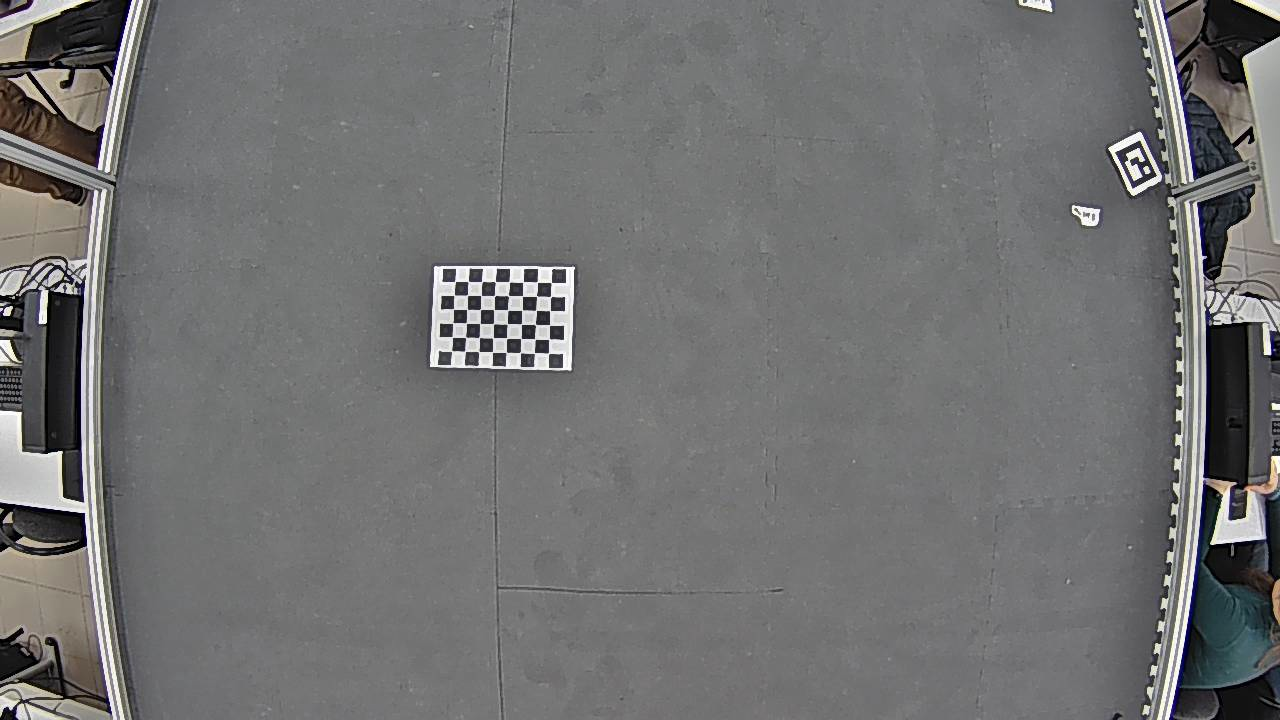
#> input picture img/calibration_1.jpg, 1280 x 720 px, given in place of mjpeg, which was not available
$ python img_saver.py
#> lines starting #> are read from the running program, lines starting #| are printed output that depends on the picture; after the words box and inside, x2 and y2 are one past the last pixel; in counts of white or black regions, pixels touching at a corner belong together
import cv2
from cv2 import aruco
import time
import numpy as np


dictionary = aruco.getPredefinedDictionary(aruco.DICT_4X4_50)
parameters = aruco.DetectorParameters()
detector = aruco.ArucoDetector(dictionary, parameters)
cap = cv2.VideoCapture("rtsp://root:pass@192.168.0.94/mjpeg")

cap.set(cv2.CAP_PROP_FRAME_WIDTH, 800)
cap.set(cv2.CAP_PROP_FRAME_HEIGHT, 448)
cap.set(cv2.CAP_PROP_FPS, 30)


t = time.time()
counter = 0
ret, frame = cap.read()
#> frame is the input picture: shape (720, 1280, 3); mean B, G, R 113.5, 113.4, 113.1
flag = False
try:
    while True:
        ret, frame = cap.read()
        if flag:
            cv2.imwrite(f"calibration_{counter}.jpg", frame)
            print("save")
            flag=False
        grayColor = cv2.cvtColor(frame, cv2.COLOR_BGR2GRAY)
        ret, thresh1 = cv2.threshold(grayColor, 127, 255, cv2.THRESH_BINARY)
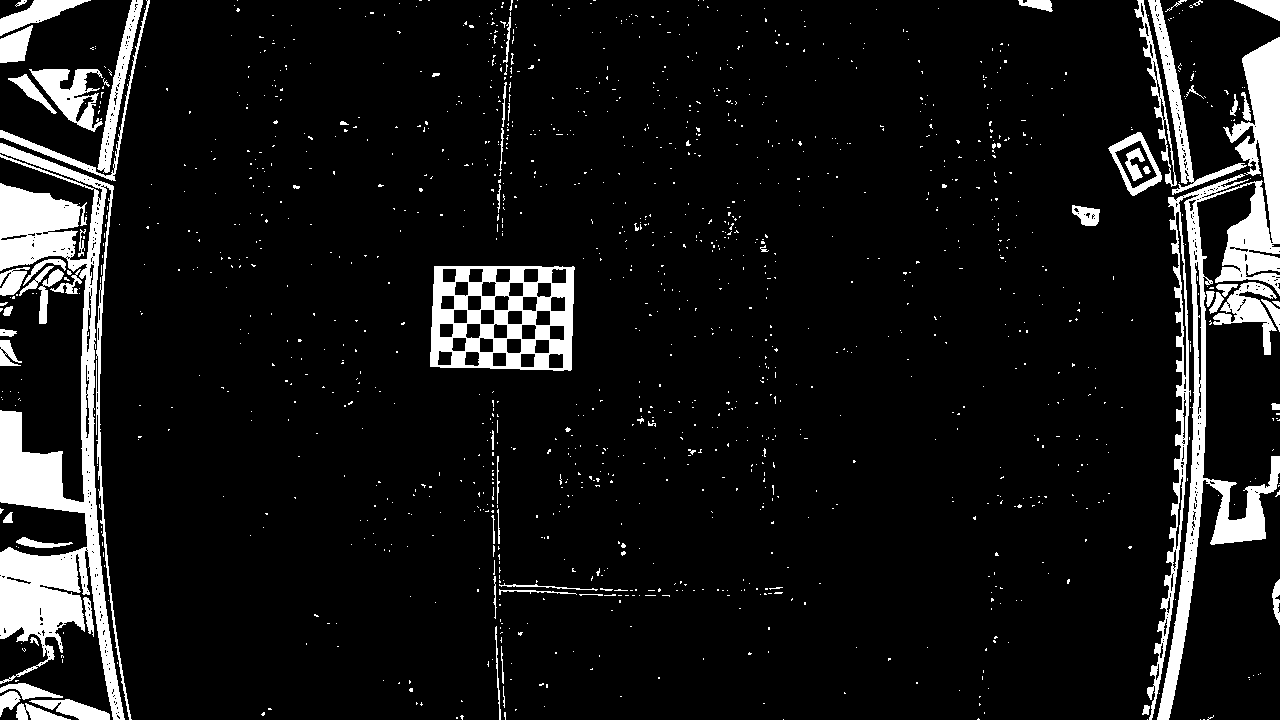
#> thresh1: shape (720, 1280); 9% white; 1351 white regions (1274 under 20 px), largest, box (x1, y1, x2, y2) and area: (0, 143, 132, 720) 25580, (1147, 37, 1280, 720) 21305, (430, 266, 575, 371) 8847
        krn = cv2.getStructuringElement(cv2.MORPH_RECT, (50, 30))
        dlt = cv2.dilate(thresh1, krn, iterations=30)
#> dlt: shape (720, 1280); every value is 255
        res = np.uint8(255 - cv2.bitwise_and(dlt, thresh1))
        cv2.imshow('frame', frame)
        key = cv2.waitKey(3)
#> (key q is pressed here)
        if key & 0xFF == ord('q'):
            break
        if key & 0xFF == ord('s'):
            flag=True
            counter+=1
    cv2.destroyWindow('frame')
    cap.release()
except KeyboardInterrupt:
    cv2.destroyWindow('frame')
    cap.release()

$ run again, on img/calibration_10.jpg
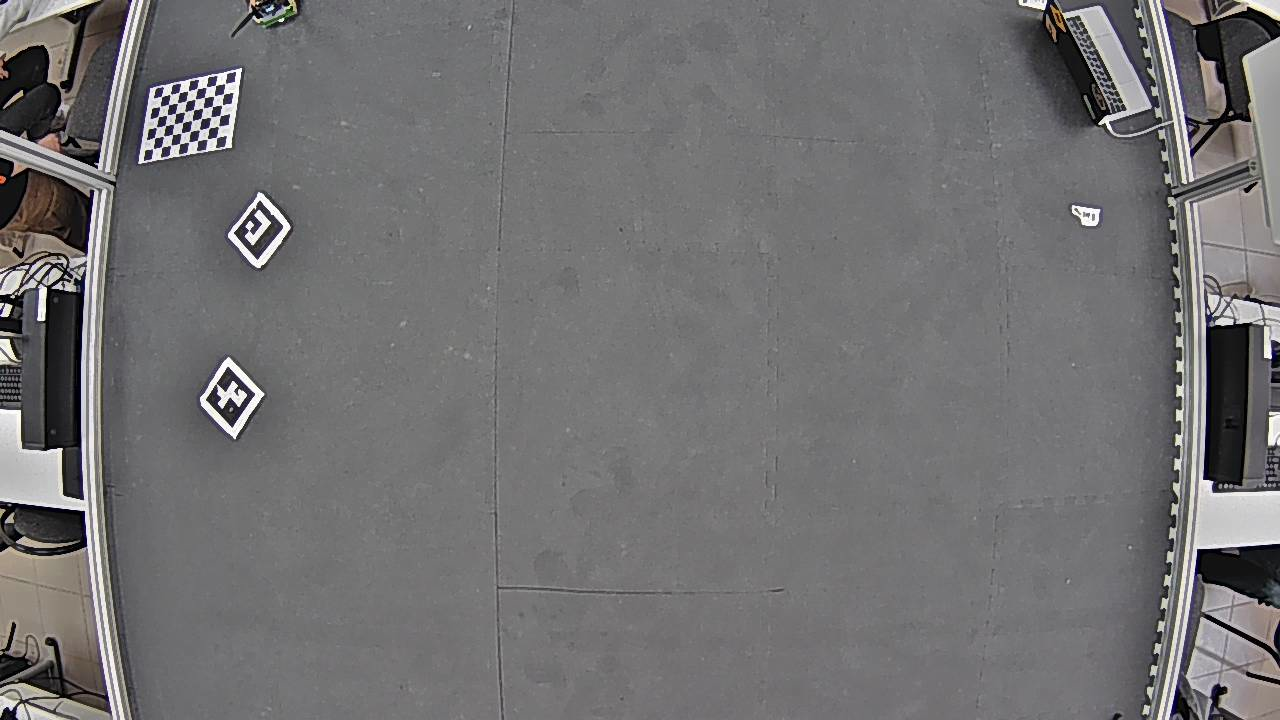
#> input picture img/calibration_10.jpg, 1280 x 720 px, given in place of mjpeg, which was not available
#> frame is the input picture: shape (720, 1280, 3); mean B, G, R 113.8, 112.8, 113.7
#> `ret, thresh1 = cv2.threshold(grayColor, 127, 255, cv2.THRESH_BINARY)`:
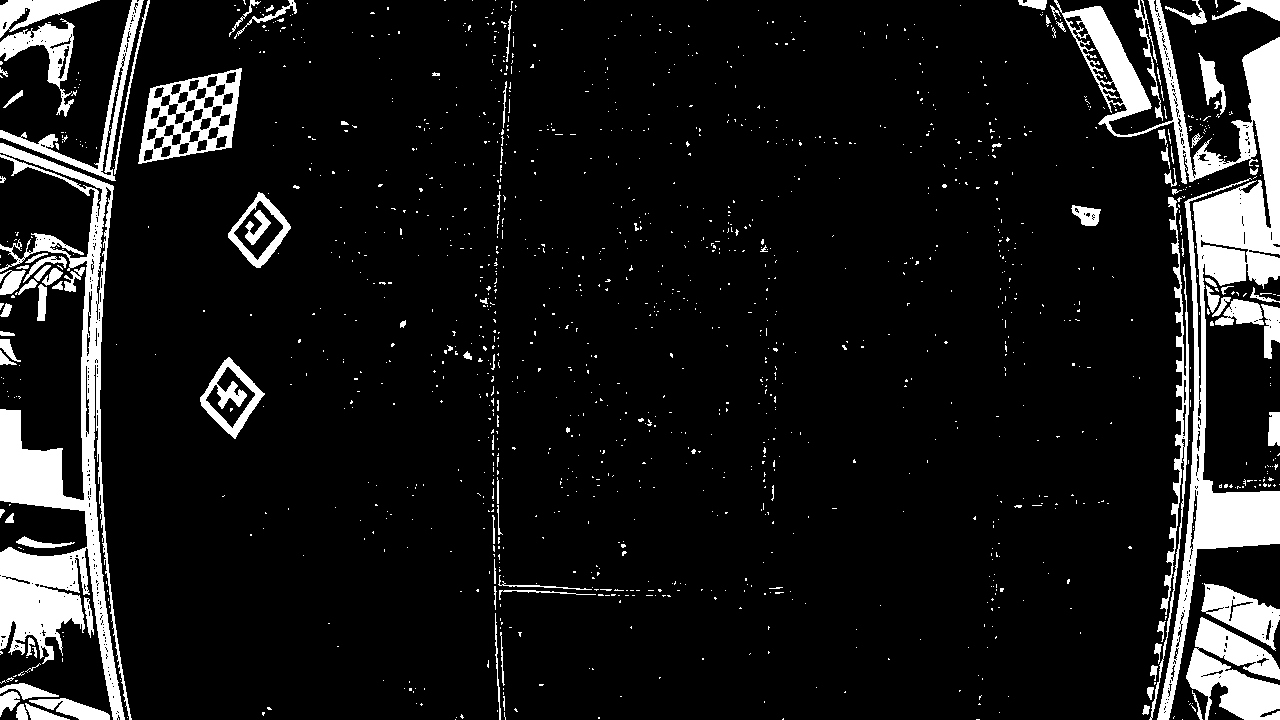
#> thresh1: shape (720, 1280); 10.1% white; 1413 white regions (1305 under 20 px), largest, box (x1, y1, x2, y2) and area: (1054, 0, 1280, 720) 27594, (0, 143, 132, 720) 21921, (1186, 617, 1280, 720) 5757
#> dlt: shape (720, 1280); every value is 255

$ run again, on img/calibration_12.jpg
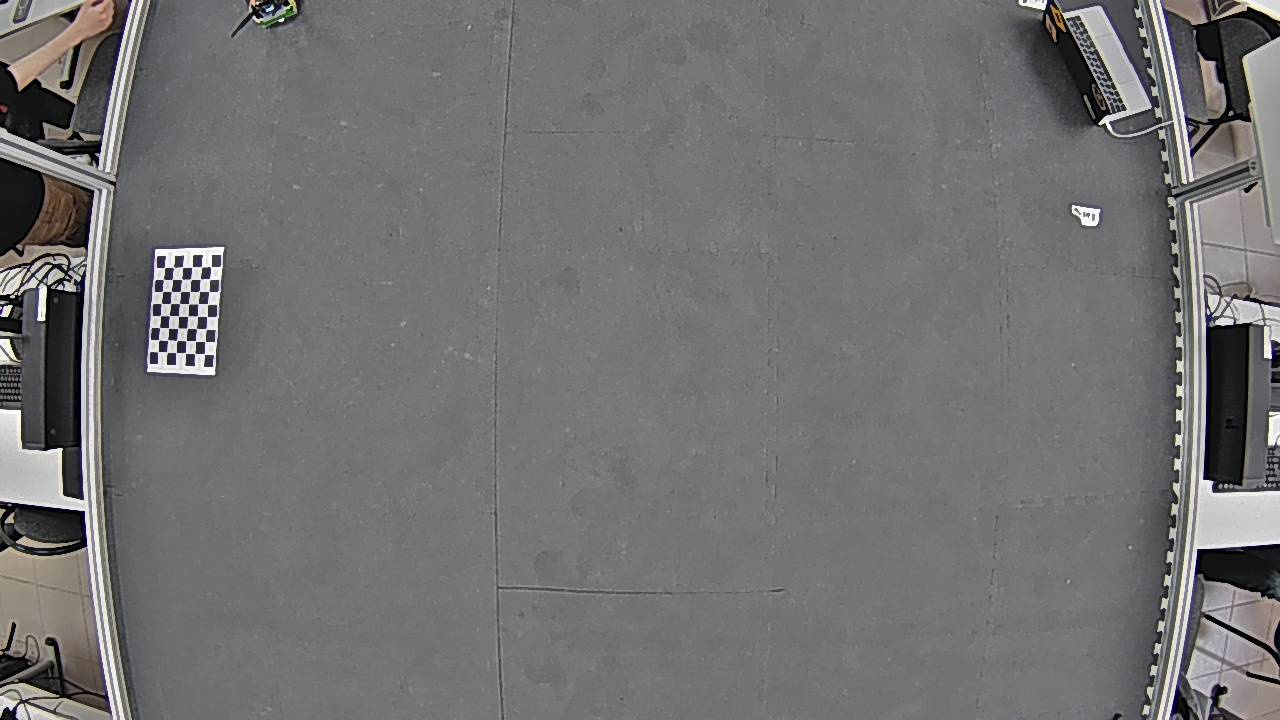
#> input picture img/calibration_12.jpg, 1280 x 720 px, given in place of mjpeg, which was not available
#> frame is the input picture: shape (720, 1280, 3); mean B, G, R 113.9, 113.4, 113.8
#> `ret, thresh1 = cv2.threshold(grayColor, 127, 255, cv2.THRESH_BINARY)`:
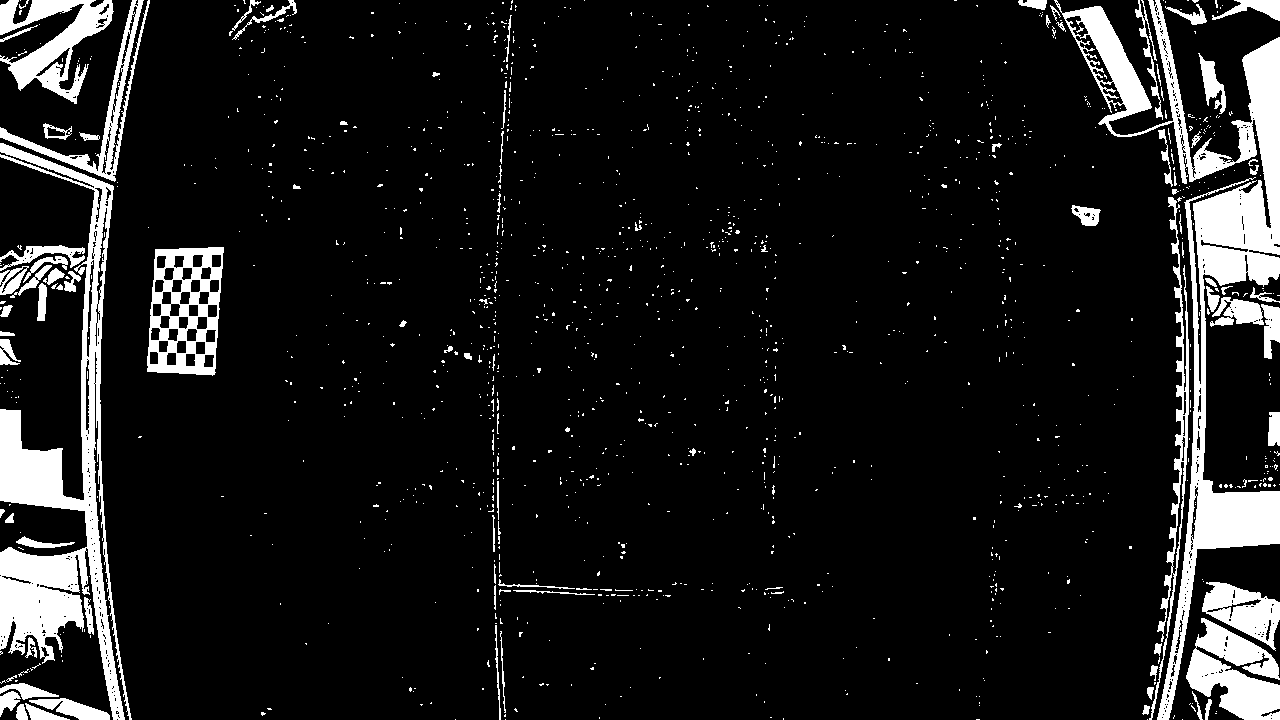
#> thresh1: shape (720, 1280); 10% white; 1501 white regions (1398 under 20 px), largest, box (x1, y1, x2, y2) and area: (1054, 0, 1280, 720) 27710, (0, 143, 132, 720) 20907, (1186, 618, 1280, 720) 5579
#> dlt: shape (720, 1280); every value is 255
